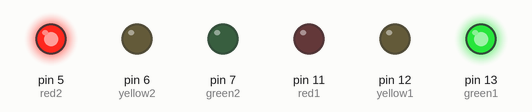
Simulated run of this sketch. Board: Arduino Uno, built with avr-gcc and run on an emulated ATmega328P. On the bench: output pins drawn as LEDs (lit = HIGH).

Above: at 1.5 s.
At 3.7 s:
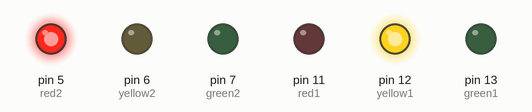
At 6.0 s:
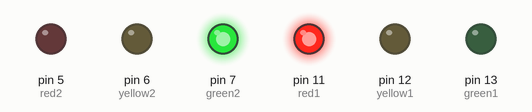
At 9.0 s:
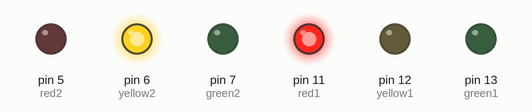
Timing chart, 0 to 13.7 s (numbered marks = the images above):
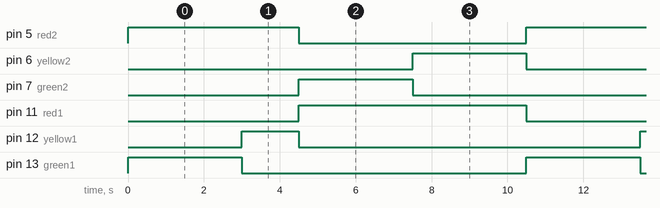

Measured:
- by itself, pin 5 (red2): alternates HIGH for 4.5 s and LOW for 6.0 s
- by itself, pin 6 (yellow2), pin 7 (green2), pin 13 (green1): alternates HIGH for 3.0 s and LOW for 7.5 s
- by itself, pin 11 (red1): alternates HIGH for 6.0 s and LOW for 4.5 s
- by itself, pin 12 (yellow1): alternates HIGH for 1.5 s and LOW for 9.0 s

The sketch:

Ejercicio1.4.ino
```cpp
// C++ code
// GRUPO B3
// Mateo Rico Iglesias
// Chen Xin Pan Wang
// Eduardo Blanco Bielsa

//LEDS
//semáforo 1
int green1 = 13;
int yellow1 = 12;
int red1 = 11;
//semáforo 2
int green2 = 7;
int yellow2 = 6;
int red2 = 5;

int verde = 1;
int amarillo = 2;
int rojo = 3;

int delayVerdeRojo = 3000;
int delayAmarillo = 1500;

void setup(){
  Serial.begin(9600);
  pinMode(red1, OUTPUT);
  pinMode(green1, OUTPUT);
  pinMode(yellow1, OUTPUT);
  pinMode(red2, OUTPUT);
  pinMode(green2, OUTPUT);
  pinMode(yellow2, OUTPUT);
}

void loop(){
  //SEM 1 verde
  //SEM 2 rojo
  circuitoSemaforos(verde,rojo,amarillo,rojo,verde,amarillo,delayVerdeRojo);

  //SEM 1 amarillo
  //SEM 2 rojo
  circuitoSemaforos(amarillo,rojo,verde,rojo,verde,amarillo,delayAmarillo);

  //SEM 1 rojo
  //SEM 2 verde
  circuitoSemaforos(rojo,verde,amarillo,verde,rojo,amarillo,delayVerdeRojo);

  //SEM 1 rojo
  //SEM 2 amarillo
  circuitoSemaforos(rojo,amarillo,amarillo,verde,rojo,verde,delayVerdeRojo);
}

void circuitoSemaforos(int act1, int act2, int des11, int des12, int des21, int des22, int delaySemaforo){
  //leds activados
  habilitarSemaforo1(act1);
  habilitarSemaforo2(act2);
  //leds desactivados
  //--SEMAFORO 1---
  deshabilitarSemaforo1(des11);
  deshabilitarSemaforo1(des12);
  //--SEMAFORO 2---
  deshabilitarSemaforo2(des21);
  deshabilitarSemaforo2(des22);
  delay(delaySemaforo);
}

void habilitarSemaforo1(int color){
  if(color == verde){//verde
    digitalWrite(green1, HIGH);
  }else if(color == amarillo){//amarillo
    digitalWrite(yellow1, HIGH);
  }else{//rojo
    digitalWrite(red1, HIGH);
  }
}

void deshabilitarSemaforo1(int color){
  if(color == verde){//verde
    digitalWrite(green1, LOW);
  }else if(color == amarillo){//amarillo
    digitalWrite(yellow1, LOW);
  }else{//rojo
    digitalWrite(red1, LOW);
  }
}

void habilitarSemaforo2(int color){
  if(color == verde){//verde
    digitalWrite(green2, HIGH);
  }else if(color == amarillo){//amarillo
    digitalWrite(yellow2, HIGH);
  }else{//rojo
    digitalWrite(red2, HIGH);
  }
}

void deshabilitarSemaforo2(int color){
  if(color == verde){//verde
    digitalWrite(green2, LOW);
  }else if(color == amarillo){//amarillo
    digitalWrite(yellow2, LOW);
  }else{//rojo
    digitalWrite(red2, LOW);
  }
}
```
